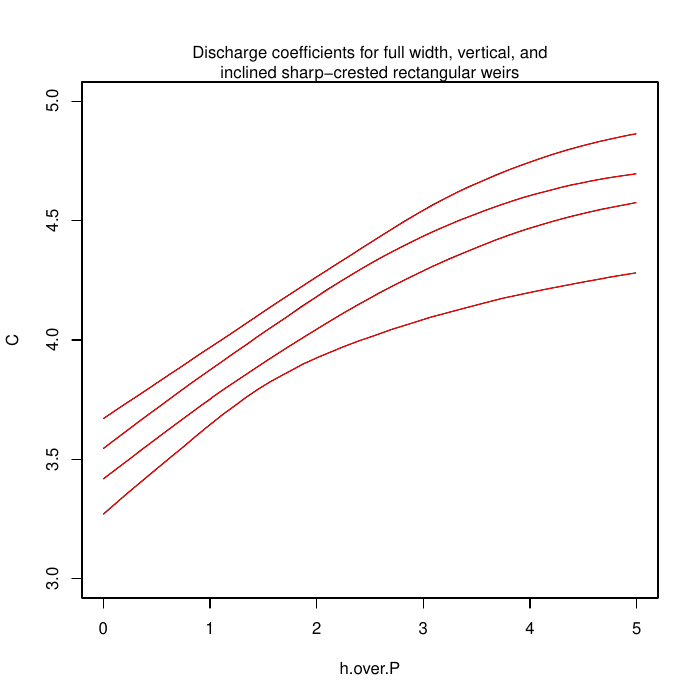

Reproduce this figure in R.
pdf("nomographs.pdf")

fig2.1t3 <- read.table("TWRI3(A5)fig2_1t3.dat", header=TRUE)
fig2.2t3 <- read.table("TWRI3(A5)fig2_2t3.dat", header=TRUE)
fig2.3t3 <- read.table("TWRI3(A5)fig2_3t3.dat", header=TRUE)
fig2.vert <- read.table("TWRI3(A5)fig2_vert.dat", header=TRUE)
with(fig2.1t3, plot(h.over.P, C, type="l",
					xlim=c(0,5), ylim=c(3.0,5.0)))
with(fig2.2t3, lines(h.over.P, C))
with(fig2.3t3, lines(h.over.P, C))
with(fig2.vert, lines(h.over.P, C))
mtext("Discharge coefficients for full width, vertical, and
inclined sharp-crested rectangular weirs")
tmp <- lowess(fig2.1t3$C~fig2.1t3$h.over.P, f=1/10); lines(tmp$x, tmp$y, col=2)
tmp <- lowess(fig2.2t3$C~fig2.2t3$h.over.P, f=1/10); lines(tmp$x, tmp$y, col=2)
tmp <- lowess(fig2.3t3$C~fig2.3t3$h.over.P, f=1/10); lines(tmp$x, tmp$y, col=2)
tmp <- lowess(fig2.vert$C~fig2.vert$h.over.P, f=1/10); lines(tmp$x, tmp$y, col=2)



fig3.0.90 <- read.table("TWRI3(A5)fig3_0.90.dat", header=TRUE)
fig3.0.20 <- read.table("TWRI3(A5)fig3_0.20.dat", header=TRUE)
fig3.0.40 <- read.table("TWRI3(A5)fig3_0.40.dat", header=TRUE)
fig3.0.60 <- read.table("TWRI3(A5)fig3_0.60.dat", header=TRUE)
fig3.0.70 <- read.table("TWRI3(A5)fig3_0.70.dat", header=TRUE)
fig3.0.80 <- read.table("TWRI3(A5)fig3_0.80.dat", header=TRUE)
with(fig3.0.90, plot(h.over.P, kc, type="l",
					xlim=c(0,2.8), ylim=c(0.70,1.00)))
with(fig3.0.20, lines(h.over.P, kc))
with(fig3.0.40, lines(h.over.P, kc))
with(fig3.0.60, lines(h.over.P, kc))	
with(fig3.0.70, lines(h.over.P, kc))
with(fig3.0.80, lines(h.over.P, kc))
mtext("Definition fo adjustment factor, Kc, for contracted sharp-crested weirs")
tmp <- lowess(fig3.0.20$kc~fig3.0.20$h.over.P, f=1/10); lines(tmp$x, tmp$y, col=2)
tmp <- lowess(fig3.0.40$kc~fig3.0.40$h.over.P, f=1/10); lines(tmp$x, tmp$y, col=2)
tmp <- lowess(fig3.0.60$kc~fig3.0.60$h.over.P, f=1/10); lines(tmp$x, tmp$y, col=2)
tmp <- lowess(fig3.0.70$kc~fig3.0.70$h.over.P, f=1/10); lines(tmp$x, tmp$y, col=2)
tmp <- lowess(fig3.0.80$kc~fig3.0.80$h.over.P, f=1/10); lines(tmp$x, tmp$y, col=2)
tmp <- lowess(fig3.0.90$kc~fig3.0.90$h.over.P, f=1/10); lines(tmp$x, tmp$y, col=2)




fig4.0.20 <- read.table("TWRI3(A5)fig4_0.20.dat", header=TRUE)
fig4.0.25 <- read.table("TWRI3(A5)fig4_0.25.dat", header=TRUE)
fig4.0.50 <- read.table("TWRI3(A5)fig4_0.50.dat", header=TRUE)
fig4.1.00 <- read.table("TWRI3(A5)fig4_1.00.dat", header=TRUE)
fig4.2.00 <- read.table("TWRI3(A5)fig4_2.00.dat", header=TRUE)
with(fig4.0.20, plot(ht.over.H, kt, type="l",
					xlim=c(0,1), ylim=c(0.3,1.1)))
with(fig4.0.25, lines(ht.over.H, kt))
with(fig4.0.50, lines(ht.over.H, kt))
with(fig4.1.00, lines(ht.over.H, kt))
with(fig4.2.00, lines(ht.over.H, kt))
mtext("Definition of adjustment factor, kt, for submerged sharp-crested rectangular weirs")
tmp <- lowess(fig4.0.20$kt~fig4.0.20$ht.over.H, f=1/10); lines(tmp$x, tmp$y, col=2)
tmp <- lowess(fig4.0.25$kt~fig4.0.25$ht.over.H, f=1/10); lines(tmp$x, tmp$y, col=2)
tmp <- lowess(fig4.0.50$kt~fig4.0.50$ht.over.H, f=1/10); lines(tmp$x, tmp$y, col=2)
tmp <- lowess(fig4.1.00$kt~fig4.1.00$ht.over.H, f=1/10); lines(tmp$x, tmp$y, col=2)
tmp <- lowess(fig4.2.00$kt~fig4.2.00$ht.over.H, f=1/10); lines(tmp$x, tmp$y, col=2)



fig6.1t3 <- read.table("TWRI3(A5)fig6_1t3.dat", header=TRUE)
fig6.2t3 <- read.table("TWRI3(A5)fig6_2t3.dat", header=TRUE)
fig6.3t3 <- read.table("TWRI3(A5)fig6_3t3.dat", header=TRUE)
fig6.vert <- read.table("TWRI3(A5)fig6_vert.dat", header=TRUE)
with(fig6.1t3, plot(h.over.P, h.over.L, type="l",
					xlim=c(0,5), ylim=c(1.2,3.0)))
with(fig6.2t3, lines(h.over.P, h.over.L))
with(fig6.3t3, lines(h.over.P, h.over.L))
with(fig6.vert, lines(h.over.P, h.over.L))
mtext("Minimum h/L ratio for which the lower nappe will
clear the downstream corner of a broad-crested weir")
tmp <- lowess(fig6.1t3$h.over.L~fig6.1t3$h.over.P, f=1/10); lines(tmp$x, tmp$y, col=2)
tmp <- lowess(fig6.2t3$h.over.L~fig6.2t3$h.over.P, f=1/10); lines(tmp$x, tmp$y, col=2)
tmp <- lowess(fig6.3t3$h.over.L~fig6.3t3$h.over.P, f=1/10); lines(tmp$x, tmp$y, col=2)
tmp <- lowess(fig6.vert$h.over.L~fig6.vert$h.over.P, f=1/10); lines(tmp$x, tmp$y, col=2)



fig7.1p5t1 <- read.table("TWRI3(A5)fig7_1p5t1.dat", header=TRUE)
fig7.1t1 <- read.table("TWRI3(A5)fig7_1t1.dat", header=TRUE)
fig7.2t1 <- read.table("TWRI3(A5)fig7_2t1.dat", header=TRUE)
fig7.vert <- read.table("TWRI3(A5)fig7_vert.dat", header=TRUE)
with(fig7.1p5t1, plot(h.over.L, C, type="l",
                      xlim=c(0,2), ylim=c(2.4,3.8)))
with(fig7.1t1, lines(h.over.L, C))
with(fig7.2t1, lines(h.over.L, C))
with(fig7.vert, lines(h.over.L, C))
mtext("Coefficients of discharge for full width, broad-crested weirs
with downstream slope 1:1 and various upstream slopes")
tmp <- lowess(fig7.1p5t1$C~fig7.1p5t1$h.over.L, f=1/10); lines(tmp$x, tmp$y, col=2)
tmp <- lowess(fig7.1t1$C~fig7.1t1$h.over.L, f=1/10); lines(tmp$x, tmp$y, col=2)
tmp <- lowess(fig7.2t1$C~fig7.2t1$h.over.L, f=1/10); lines(tmp$x, tmp$y, col=2)
tmp <- lowess(fig7.vert$C~fig7.vert$h.over.L, f=1/10); lines(tmp$x, tmp$y, col=2)


dev.off()

weir.nomographs <- new.env(hash=TRUE)
assign("fig2",new.env(hash=TRUE), envir=weir.nomographs)
assign("fig3",new.env(hash=TRUE), envir=weir.nomographs)
assign("fig4",new.env(hash=TRUE), envir=weir.nomographs)
assign("fig6",new.env(hash=TRUE), envir=weir.nomographs)
assign("fig7",new.env(hash=TRUE), envir=weir.nomographs)


tmp <- get("fig2", envir=weir.nomographs)
assign("0.0000", fig2.vert, envir=tmp)
assign(as.character(round(1/3, digits=4)), fig2.1t3, envir=tmp)
assign(as.character(round(2/3, digits=4)), fig2.2t3, envir=tmp)
assign(as.character(round(3/3, digits=4)), fig2.3t3, envir=tmp)




tmp <- get("fig3", envir=weir.nomographs)
assign("0.20", fig3.0.20, envir=tmp)
assign("0.40", fig3.0.40, envir=tmp)
assign("0.60", fig3.0.60, envir=tmp)
assign("0.70", fig3.0.70, envir=tmp)
assign("0.80", fig3.0.80, envir=tmp)
assign("0.90", fig3.0.90, envir=tmp)




tmp <- get("fig4", envir=weir.nomographs)
assign("0.20", fig4.0.20, envir=tmp)
assign("0.25", fig4.0.25, envir=tmp)
assign("0.50", fig4.0.50, envir=tmp)
assign("1.00", fig4.1.00, envir=tmp)
assign("2.00", fig4.2.00, envir=tmp)




tmp <- get("fig6", envir=weir.nomographs)
assign(as.character(sprintf("%.4f",1/3)), fig6.1t3, envir=tmp)
assign(as.character(sprintf("%.4f",2/3)), fig6.2t3, envir=tmp)
assign(as.character(sprintf("%.4f",3/3)), fig6.3t3, envir=tmp)
assign("0.0000", fig6.vert, envir=tmp)




tmp <- get("fig7", envir=weir.nomographs)
assign(as.character(sprintf("%.4f",0.5/1)), fig7.1p5t1, envir=tmp)
assign(as.character(sprintf("%.4f",1/1)), fig7.1t1, envir=tmp)
assign(as.character(sprintf("%.4f",2/1)), fig7.2t1, envir=tmp)
assign("0.0000", fig7.vert, envir=tmp)


X <- c(0, 0.02, 0.04, 0.06, 0.08, 0.10, 0.12, 0.14);
Y <- c(1, 1.01, 1.03, 1.04, 1.05, 1.06, 1.08, 1.09);
tmp <- data.frame(R.over.h=X, kr=Y);
assign("broadcrest.roundingtable", tmp, envir=weir.nomographs)

                  
assign("broadcrest.downstreamtable", new.env(hash=TRUE), envir=weir.nomographs)
tmp <- get("broadcrest.downstreamtable", envir=weir.nomographs)
assign("h.over.L", c(0.1, 0.4, 1.0, 2.0), envir=tmp);
assign(as.character(sprintf("%.4f",2/1)), c(1,1,.98,.98), envir=tmp);
assign(as.character(sprintf("%.4f",3/1)), c(1,1,.96,.94), envir=tmp);
assign(as.character(sprintf("%.4f",4/1)), c(1,1,.95,.91), envir=tmp);
assign(as.character(sprintf("%.4f",5/1)), c(1,1,.94,.90), envir=tmp);
slopes <- c(as.character(sprintf("%.4f",2/1)),
            as.character(sprintf("%.4f",3/1)),
            as.character(sprintf("%.4f",4/1)),
            as.character(sprintf("%.4f",5/1)));
assign("slopes", slopes, envir=tmp);




fig23.gravel <-
as.data.frame(matrix(c(
0,  2.5,
0.0459917998543,  2.52068965517,
0.103577674013,  2.54062066747,
0.153419376942,  2.56131254090,
0.203290656591,  2.58047381906,
0.256997050955,  2.60116791074,
0.295318621380,  2.61802664123,
0.356739610253,  2.63949046705,
0.406625678262,  2.65788644758,
0.479596376359,  2.68165282106,
0.544867268306,  2.70388416278,
0.602512295905,  2.72075398454,
0.687077068306,  2.74452701279,
0.794682105715,  2.7759663269,
0.894646490414,  2.80280941871,
0.963870803957,  2.82045119287,
1.02923042606,  2.83809074877,
1.10239337284,  2.85190825301,
1.17555631962,  2.86572575726,
1.25640428419,  2.88184359091,
1.35271101449,  2.89797029758,
1.44903253316,  2.91333170661,
1.52223984502,  2.92485331795,
1.59546194524,  2.93560963166,
1.68412802283,  2.94714011601,
1.75355937342,  2.95406772329,
1.82681105036,  2.96329344173,
1.96182384845,  2.9763811404,
2.03513467883,  2.9825456683,
2.10840114413,  2.99100608911,
2.19330604881,  2.99717727177,
2.30136952538,  3.00489235922,
2.40168883072,  3.0133683078,
2.50206728950,  3.01878306585,
2.60243095992,  3.02496312153,
2.69123013276,  3.02960592717,
2.79163816826,  3.03349008995,
2.89204620377,  3.03737425273,
2.98860433619,  3.04049089961,
3.09286227477,  3.04514257828,
3.28215821327,  3.04907776089,
3.44832515660,  3.04993844345,
3.57970987702,  3.05077916172,
3.73428274605,  3.05163318952,
3.85799723704,  3.04940828074,
3.95073504311,  3.05022681647,
4.0,  3.05178181254), ncol=2, byrow=TRUE));
names(fig23.gravel) <- c("H", "C");

fig23.paved <-
as.data.frame(matrix(c(
0,  2.84132496312,
0.0158974870879,  2.87807034083,
0.0425658297687,  2.8979836071,
0.0731136522443,  2.91713379399,
0.115225972304,  2.93782123091,
0.161232560518,  2.95698029081,
0.203463187458,  2.97154534666,
0.257302677063,  2.98535175963,
0.315051223182,  2.99686449795,
0.376694037456,  3.00684885926,
0.442245908246,  3.01453954592,
0.496248069811,  3.01992768492,
0.550265019736,  3.02455052628,
0.612011352531,  3.02917780415,
0.666087455897,  3.03073945497,
0.739487016436,  3.03231219707,
0.812842211895,  3.03618083207,
0.913324189197,  3.03623850667,
1.006047206910,  3.03782234004,
1.098799801340,  3.03787557813,
1.195417087210,  3.03793103448,
1.404095636320,  3.03881611783,
1.605059590930,  3.03893146704,
1.883287797510,  3.04062177660,
2.188583632490,  3.04156231630,
2.474556010300,  3.04249176473,
2.609775845430,  3.04486529653,
2.799160514090,  3.04420869334,
3.015524081000,  3.04739410610,
3.185555715760,  3.04825700691,
3.409693030620,  3.04915096328,
3.575845185590,  3.05077694347,
3.718838768670,  3.05085901887,
3.850223489090,  3.05169973714,
4.0,  3.05178181254), ncol=2, byrow=TRUE));
names(fig23.paved) <- c("H", "C");

assign("fig23.gravel", new.env(hash=TRUE), envir=weir.nomographs)
assign("fig23.paved", new.env(hash=TRUE), envir=weir.nomographs)
tmp <- get("fig23.gravel", envir=weir.nomographs)
assign("H", fig23.gravel$H, envir=tmp);
assign("C", fig23.gravel$C, envir=tmp);
tmp <- get("fig23.paved", envir=weir.nomographs)
assign("H", fig23.paved$H, envir=tmp);
assign("C", fig23.paved$C, envir=tmp);


.weir.nomographs <- weir.nomographs;
save(.weir.nomographs, file="TWRI3A5nomographs.RData");
